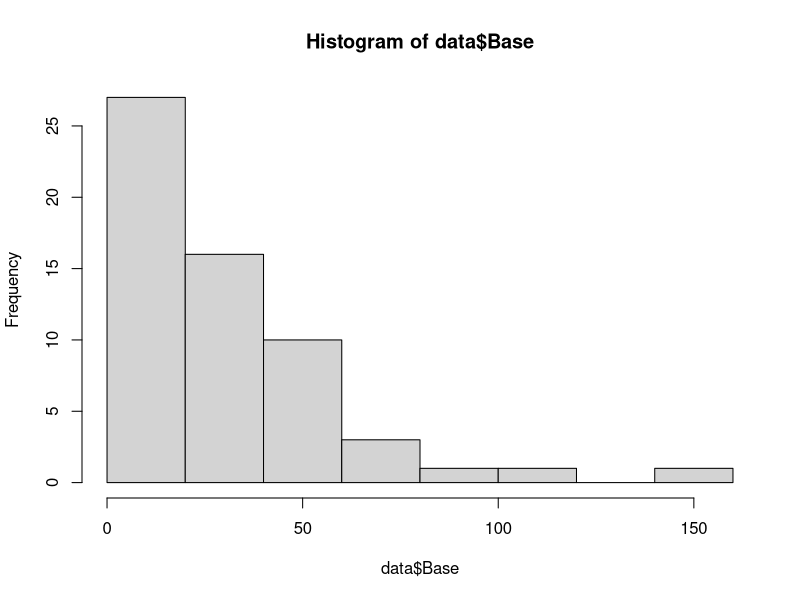
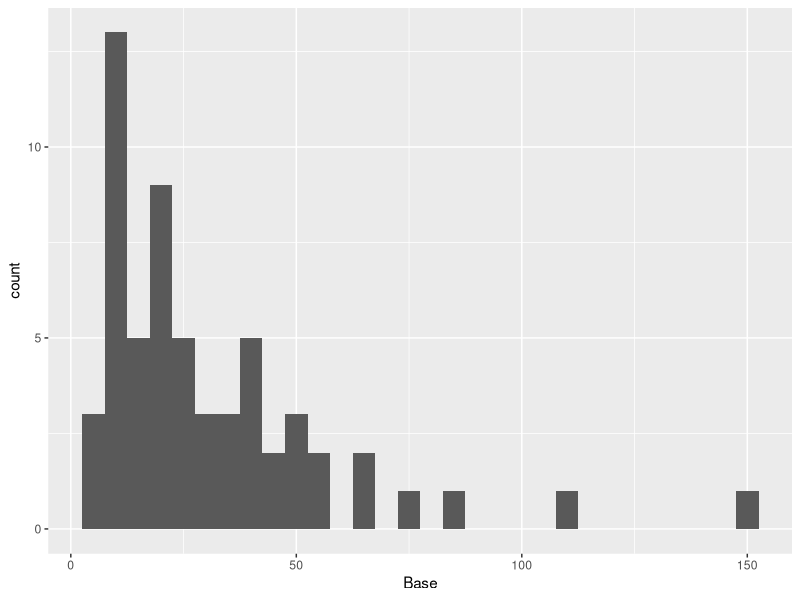
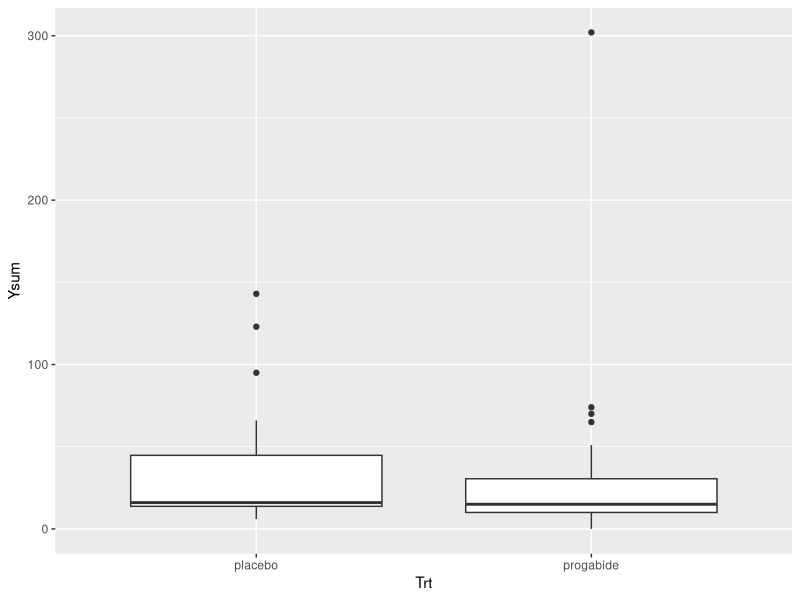

These figures' R source, in order:
library(ggplot2)

# a)
data <- read.csv("Breslow.csv")

# b)
length(data$X)

# c)
mean(data$Age)

# d)
hist(data$Base)
ggplot(data, aes(x=Base)) + geom_histogram()

# e)
mean(subset(data, Trt == "progabide")$Ysum)

# f)
ggplot(data, aes(y=Ysum, x=Trt)) + geom_boxplot()

